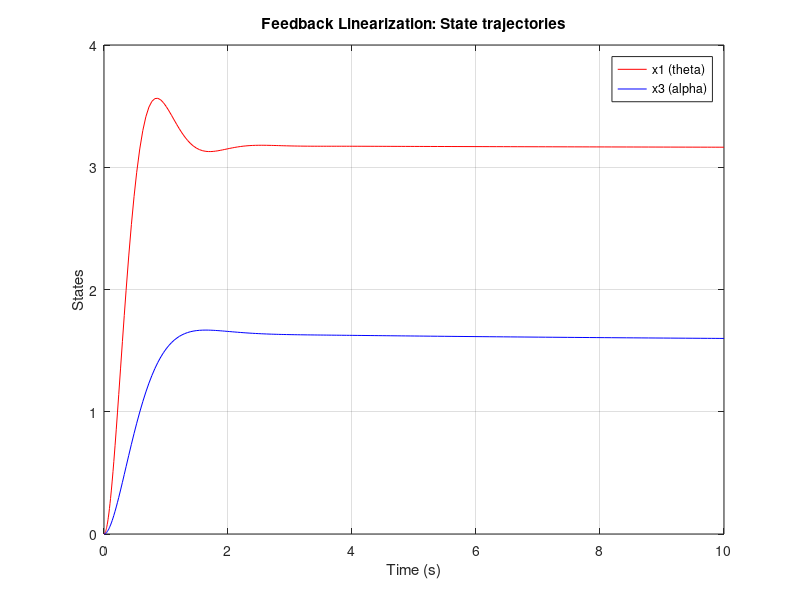

Write the MATLAB code that produced this figure.
clear;
clc;
clear functions;
function dxdt = mySystem(t, x)

    % System parameters
    g = 9.81;
    m = 1;
    I = 0.1;
    r = 0.5;   % example value
    
    % Extract states
    x1 = x(1);  % theta
    x2 = x(2);  % theta_dot
    x3 = x(3);  % alpha
    x4 = x(4);  % alpha_dot
    
    % Desired outputs
    y1_des = pi;
    y1_dot_des = 0;
    y2_des = pi/2;
    y2_dot_des = 0;
    
    % Actual outputs
    y1 = x1;
    y1_dot = x2;
    y2 = x3;
    y2_dot = x4;
    
    % Control gains
    kp1 = 20; kd1 = 5; ki1 = 1;
    kp2 = 10; kd2 = 5; ki2 = 1;
    
    % Persistent variables for integral errors
    persistent int_err1 int_err2 last_t
    
    if isempty(int_err1)
        int_err1 = 0;
        int_err2 = 0;
        last_t = t;
    end
    
    dt = t - last_t;
    last_t = t;
    
    % Update integral errors
    e1 = y1_des - y1;
    e2 = y2_des - y2;
    
    int_err1 = int_err1 + e1 * dt;
    int_err2 = int_err2 + e2 * dt;
    
    % Virtual control law with integral
    v1 = kd1*(y1_dot_des - y1_dot) + kp1*(y1_des - y1) + ki1*int_err1;
    v2 = kd2*(y2_dot_des - y2_dot) + kp2*(y2_des - y2) + ki2*int_err2;
    
    v = [v1; v2];
    
    % Define f and g matrices
    f = [x2;
         -g*sin(x1);
         x4;
         0];
    
    g_mat = [0,           0,           0;
             -sin(x1-x3)/m, -sin(x1-x3)/m, 0;
             0,           0,           0;
             -r,           r,           I];
    
    % Outputs: h = [theta, alpha]
    % Lie derivatives
    Lfh1 = x2;
    Lfh2 = x4;
    
    L2fh1 = -g*sin(x1);
    L2fh2 = 0;
    
    LgLfh1 = [-sin(x1-x3)/m, -sin(x1-x3)/m, 0];
    LgLfh2 = [-r, r, I];
    
    b = [L2fh1;
         L2fh2];
    
    A = [LgLfh1;
         LgLfh2];
    
    % Solve for control input
    u = pinv(A)*(v - b)
    
    % Compute dxdt
    dxdt = f + g_mat*u;
end

% Initial condition
x0 = [0; 0; 0.0; 0];  % small initial angles

% Simulate
[t, x] = ode45(@mySystem, [0 10], x0);

% Plot
figure;
plot(t, x(:,1), 'r', 'DisplayName', 'x1 (theta)');
hold on;
plot(t, x(:,3), 'b', 'DisplayName', 'x3 (alpha)');
xlabel('Time (s)');
ylabel('States');
legend;
title('Feedback Linearization: State trajectories');
grid on;
disp("done")